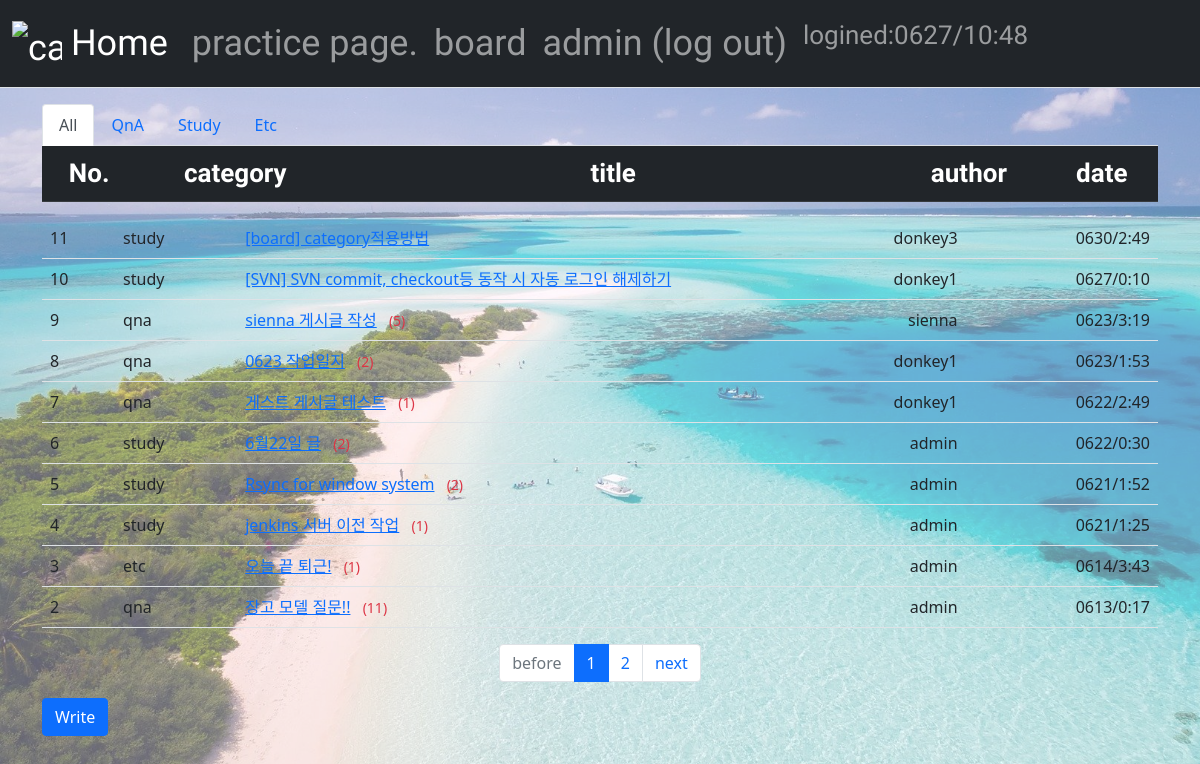
The app's page /first_site/board_list/ (signed in) with its own data.
### first_site/models.py (models this page shows, shortened)
class Question(models.Model):
    category = models.CharField(max_length=100, default="etc", null=True, blank=True)
    author = models.ForeignKey(User, on_delete=models.CASCADE)
    subject = models.CharField(max_length=200)
    content = models.TextField()
    create_date = models.DateTimeField()
    modify_date = models.DateTimeField(null=True, blank=True)

### first_site/views.py (the view)
# urls.py: path('board_list/', views.board_list, name="board_list"),
def board_list(request):
    page = request.GET.get('page', '1')
    question_list = Question.objects.order_by('-create_date')
    qna_obj = Question.objects.filter(category="qna").order_by('-create_date')
    study_obj = Question.objects.filter(category="study").order_by('-create_date')
    etc_obj = Question.objects.filter(category="etc").order_by('-create_date')
    paginator = Paginator(question_list, 10)
    page_obj = paginator.get_page(page)
    paginator_qna = Paginator(qna_obj, 10)
    page_obj_qna = paginator_qna.get_page(page)
    paginator_study = Paginator(study_obj, 10)
    page_obj_study = paginator_study.get_page(page)
    paginator_etc = Paginator(etc_obj, 10)
    page_obj_etc = paginator_etc.get_page(page)
    context = {'question_list': page_obj, 'qna_list': page_obj_qna, 'study_list': page_obj_study, 'etc_list': page_obj_etc}
    return render(request, 'first_site/board_list.html', context)

### first_site/templatetags/first_site_filter.py (called while the page is built)
@register.filter
def sub(value, arg):
    return value - arg

### templates/first_site/board_list.html (shortened to what this page needs)
{% extends 'base.html' %}
{% load first_site_filter %}
{% block content %}
<div class="container my-3">
    <ul class="nav nav-tabs">
        <li class="nav-item">
            <a class="nav-link active" data-toggle="tab" href="#tab1">All</a>
        </li>
        <li class="nav-item">
            <a class="nav-link" data-toggle="tab" href="#tab2">QnA</a>
        </li>
        <li class="nav-item">
            <a class="nav-link" data-toggle="tab" href="#tab3">Study</a>
        </li>
        <li class="nav-item">
            <a class="nav-link" data-toggle="tab" href="#tab4">Etc</a>
        </li>
    </ul>
    <table class="table">
        <thead>
        <tr class="text-center table-dark lyc-font-s">
            <th>No.</th>
            <th>category</th>
            <th style="width:50%">title</th>
            <th>author</th>
            <th>date</th>
        </tr>
        </thead>
    </table>
    <div class="tab-content">
        <div class="tab-pane fade show active" id="tab1">
            <table class="table">
            <tbody>
                {% if question_list %}
                {% for question in question_list %}
                <tr>
                    <td>
                        {{ question_list.paginator.count|sub:question_list.start_index|sub:forloop.counter0|add:1 }}
                    </td>
                    <td>
                        {{question.category}}
                    </td>
                    <td style="width:50%">
                        <a href="{% url 'first_site:detail' question.id %}">{{ question.subject }}</a>
                        {% if question.answer_set.count > 0 %}
                        <span class="text-danger small mx-2">({{ question.answer_set.count }})</span>
                        {% endif %}
                    </td>
                    <td style="text-align: right;">{{question.author.username}}</td>
                    <td style="text-align: right;">{{ question.create_date|date:"md/G:i" }}</td>
                </tr>
                {% endfor %}
                {% else %}
                <tr>
                    <td colspan="5">게시글이 없습니다.</td>
                </tr>
                {% endif %}
            </tbody>
            </table>
        </div>
    </div>
    <ul class="pagination justify-content-center">
        {% if question_list.has_previous %}
        <li class="page-item">
            <a class="page-link" href="?page={{ board_list.previous_page_number }}">before</a>
        </li>
        {% else %}
        <li class="page-item disabled">
            <a class="page-link" tabindex="-1" aria-disabled="true" href="#">before</a>
        </li>
        {% endif %}
        {% for page_number in question_list.paginator.page_range %}
        {% if page_number == question_list.number %}
        <li class="page-item active" aria-current="page">
            <a class="page-link" href="?page={{ page_number }}">{{ page_number }}</a>
        </li>
        {% else %}
        <li class="page-item">
            <a class="page-link" href="?page={{ page_number }}">{{ page_number }}</a>
        </li>
        {% endif %}
        {% endfor %}
        {% if question_list.has_next %}
        <li class="page-item">
            <a class="page-link" href="?page={{ board_list.next_page_number }}">next</a>
        </li>
        {% else %}
        <li class="page-item disabled">
            <a class="page-link" tabindex="-1" aria-disabled="true" href="#">next</a>
        </li>
        {% endif %}
    </ul>
    <a href="{% url 'first_site:question_create' %}" class="btn btn-primary">Write</a>
</div>
{% endblock %}

### templates/navbar.html (shortened to what this page needs)
{% load first_site_filter %}
<head>
</head>
<nav class="navbar navbar-expand-lg navbar-dark bg-dark border-bottom">
    <div class="container-fluid">
        <a class="navbar-brand lyc-font" href="{% url 'first_site:homescreen' %}">
            <img src="/static/home-icon.png" alt="cant loading the image" width="50" height="50" class="d-inline-block align-text-middle">
            Home
        </a>
        <div class="collapse navbar-collapse" id="navbarSupportedContent">
            <ul class="navbar-nav me-auto mb-2 mb-lg-0">
                <li class="nav-item lyc-font">
                    <a class="nav-link" href="{% url 'first_site:intro' %}">practice page.</a>
                </li>
                <li class="nav-item lyc-font">
                    <a class="nav-link" href="{% url 'first_site:board_list' %}">board</a>
                </li>
                <li class="nav-item lyc-font">
                    {% if user.is_authenticated %}
                    <a class="nav-link" href="{% url 'common:logout' %}">{{ user.username }} (log out)</a>
                    {% else %}
                    <a class="nav-link" href="{% url 'common:login' %}">log in</a>
                    {% endif %}
                </li>
                <li class="nav-item">
                    <p class="nav-link lyc-font-s">logined:{{user.last_login|date:"md/G:i "}} </p>
                </li>
            </ul>
        </div>
    </div>
</nav>

### templates/base.html (style rules this page uses)
body::before { content:""; background-image: url("/static/beach.jpg"); background-size: cover; opacity: 0.6; position: absolute; top: 0px; left: 0px; right: 0px; bottom: 0px; z-index: -1; }
.lyc-font { font-family: 'Dongle', sans-serif; font-weight: 400; font-size: 36px; }
.lyc-font-s { font-family: 'Dongle', sans-serif; font-weight: 400; font-size: 26px; }

### templates/navbar.html (style rules this page uses)
ul { padding: 0; }
li { display: inline }

### records on screen
Question: paginator.count|sub "11", category "study", subject "[board] category적용방법", author.username "donkey3", create_date "0630/2:49"
Question: paginator.count|sub "10", category "study", subject "[SVN] SVN commit, checkout등 동작 시 자동 로그인 해제하기", author.username "donkey1", create_date "0627/0:10"
Question: paginator.count|sub "9", category "qna", subject "sienna 게시글 작성", answer_set.count "5", author.username "sienna", create_date "0623/3:19"
Question: paginator.count|sub "8", category "qna", subject "0623 작업일지", answer_set.count "2", author.username "donkey1", create_date "0623/1:53"
Question: paginator.count|sub "7", category "qna", subject "게스트 게시글 테스트", answer_set.count "1", author.username "donkey1", create_date "0622/2:49"
Question: paginator.count|sub "6", category "study", subject "6월22일 글", answer_set.count "2", author.username "admin", create_date "0622/0:30"
Question: paginator.count|sub "5", category "study", subject "Rsync for window system", answer_set.count "2", author.username "admin", create_date "0621/1:52"
Question: paginator.count|sub "4", category "study", subject "jenkins 서버 이전 작업", answer_set.count "1", author.username "admin", create_date "0621/1:25"
Question: paginator.count|sub "3", category "etc", subject "오늘 끝 퇴근!", answer_set.count "1", author.username "admin", create_date "0614/3:43"
Question: paginator.count|sub "2", category "qna", subject "장고 모델 질문!!", answer_set.count "11", author.username "admin", create_date "0613/0:17"

### other values on screen
{{ user.username }} "admin"
{{ user.last_login|date:"md/G:i " }} "0627/10:48"
{{ page_number }} "1"
{{ page_number }} "2"
